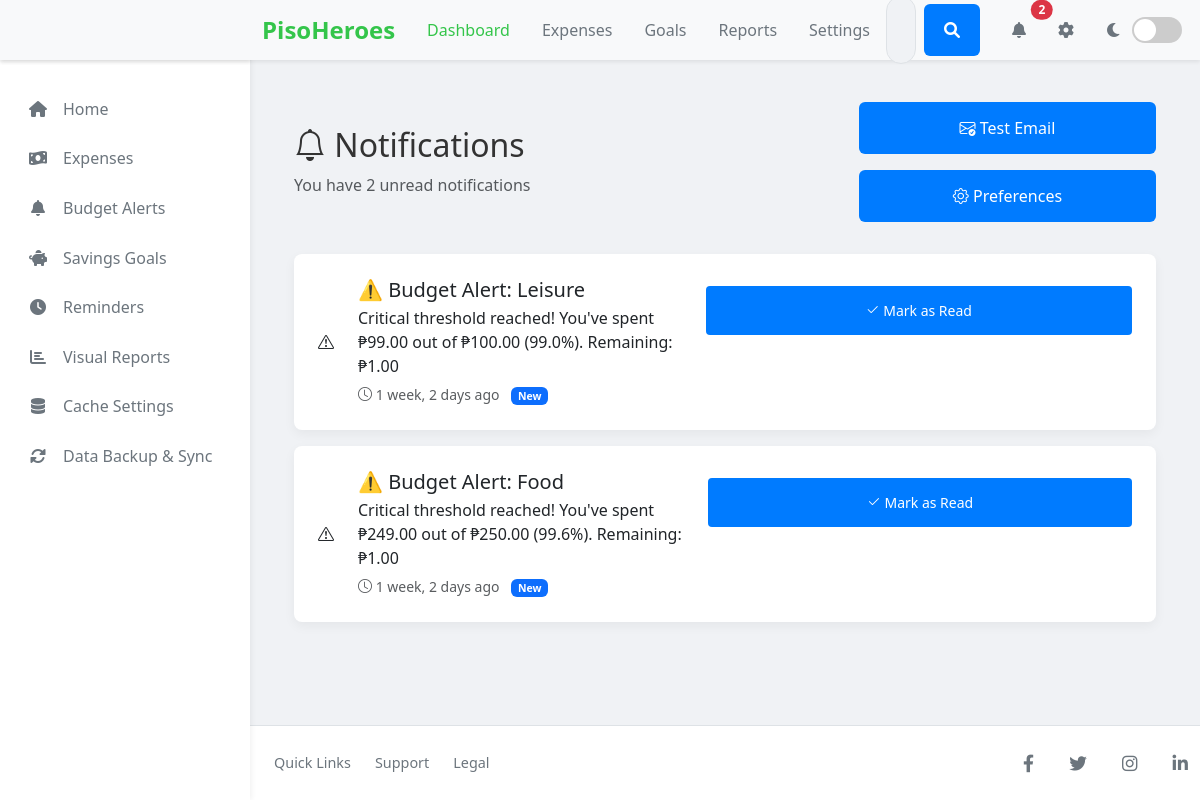
The page /notifications/ (signed in) on the database its author committed.
### notifications/models.py (models this page shows, shortened)
class NotificationLog(models.Model):
    NOTIFICATION_TYPES = [
        ('email', 'Email'),
        ('push', 'Push Notification'),
        ('dashboard', 'Dashboard Alert'),
    ]
    NOTIFICATION_CATEGORIES = [
        ('budget_alert', 'Budget Alert'),
        ('goal_milestone', 'Goal Milestone'),
        ('goal_deadline', 'Goal Deadline'),
        ('goal_achieved', 'Goal Achieved'),
        ('reminder', 'Reminder'),
        ('expense', 'Expense Alert'),
    ]
    STATUS_CHOICES = [
        ('pending', 'Pending'),
        ('sent', 'Sent'),
        ('failed', 'Failed'),
        ('read', 'Read'),
    ]
    user_id = models.BigIntegerField(db_index=True, help_text="User ID from session")
    notification_type = models.CharField(max_length=20, choices=NOTIFICATION_TYPES)
    category = models.CharField(max_length=30, choices=NOTIFICATION_CATEGORIES)
    title = models.CharField(max_length=200)
    message = models.TextField()
    related_object_type = models.CharField(max_length=50, blank=True, null=True)  # e.g., 'savings_goal', 'budget_alert'
    related_object_id = models.BigIntegerField(blank=True, null=True)
    status = models.CharField(max_length=20, choices=STATUS_CHOICES, default='pending')
    error_message = models.TextField(blank=True, null=True)
    created_at = models.DateTimeField(auto_now_add=True)
    sent_at = models.DateTimeField(blank=True, null=True)
    read_at = models.DateTimeField(blank=True, null=True)
    class Meta:
        app_label = 'notifications'
        ordering = ['-created_at']
        indexes = [
            models.Index(fields=['user_id', '-created_at']),
            models.Index(fields=['user_id', 'status']),
            models.Index(fields=['notification_type', 'status']),
        ]

### notifications/views.py (the view)
# urls.py: path('', views.notifications_dashboard, name='dashboard'),
def notifications_dashboard(request):
    user_id = request.session.get('user_id')
    if not user_id:
        messages.error(request, "⚠️ Please log in to view notifications.")
        return redirect('login:login_page')
    try:
        all_notifications = NotificationService.get_user_notifications(
            user_id=user_id,
            unread_only=False,
            limit=100
        )
        unread_notifications = [n for n in all_notifications if n.status != 'read']
        prefs = NotificationService.get_user_preferences(user_id)
        user = User.objects.filter(id=user_id).first()
        user_email = user.email if user else request.session.get('email', '')
        context = {
            'notifications': all_notifications,
            'unread_count': len(unread_notifications),
            'preferences': prefs,
            'user_email': user_email,
        }
        return render(request, 'notifications/dashboard.html', context)
    except Exception as e:
        logger.error(f"Error loading notifications dashboard for user {user_id}: {e}")
        messages.error(request, "⚠️ Failed to load notifications.")
        return redirect('dashboard')

### notifications/services.py (called while the page is built)
    @staticmethod
    def get_user_preferences(user_id: int) -> UserNotificationPreference:
        prefs, created = UserNotificationPreference.objects.get_or_create(
            user_id=user_id,
            defaults={
                'email_enabled': True,
                'push_enabled': False,
            }
        )
        return prefs

    @staticmethod
    def get_user_notifications(
        user_id: int,
        unread_only: bool = False,
        limit: int = 50
    ) -> list:
        queryset = NotificationLog.objects.filter(
            user_id=user_id,
            notification_type='dashboard'
        )
        if unread_only:
            queryset = queryset.exclude(status='read')
        return list(queryset[:limit])

### templates/notifications/dashboard.html (shortened to what this page needs)
{% extends "base.html" %}
{% load static %}
{% block content %}
<div class="container mt-4">
    <div class="d-flex justify-content-between align-items-center mb-4">
        <div>
            <h2><i class="bi bi-bell"></i> Notifications</h2>
            <p class="text-muted mb-0">You have {{ unread_count }} unread notification{{ unread_count|pluralize }}</p>
        </div>
        <div>
            <button id="test-email-btn" class="btn btn-outline-success me-2" title="Send a test email to {{ user_email }}">
                <i class="bi bi-envelope-check"></i> Test Email
            </button>
            <a href="{% url 'notifications:preferences' %}" class="btn btn-outline-primary">
                <i class="bi bi-gear"></i> Preferences
            </a>
        </div>
    </div>
    {% if notifications %}
        <div class="row">
            <div class="col-12">
                {% for notification in notifications %}
                <div class="card notification-card mb-3 {% if notification.status != 'read' %}unread{% endif %}"
                     data-notification-id="{{ notification.id }}">
                    <div class="card-body">
                        <div class="row align-items-center">
                            <div class="col-auto">
                                <div class="notification-icon
                                    {% if 'goal' in notification.category %}icon-goal
                                    {% elif 'budget' in notification.category %}icon-budget
                                    {% elif 'reminder' in notification.category %}icon-reminder
                                    {% elif 'expense' in notification.category %}icon-expense
                                    {% endif %}">
                                    {% if 'goal' in notification.category %}
                                        <i class="bi bi-piggy-bank"></i>
                                    {% elif 'budget' in notification.category %}
                                        <i class="bi bi-exclamation-triangle"></i>
                                    {% elif 'reminder' in notification.category %}
                                        <i class="bi bi-clock"></i>
                                    {% elif 'expense' in notification.category %}
                                        <i class="bi bi-receipt"></i>
                                    {% else %}
                                        <i class="bi bi-bell"></i>
                                    {% endif %}
                                </div>
                            </div>
                            <div class="col">
                                <div class="d-flex justify-content-between align-items-start">
                                    <div>
                                        <h5 class="mb-1">{{ notification.title }}</h5>
                                        <p class="mb-1">{{ notification.message }}</p>
                                        <small class="text-muted">
                                            <i class="bi bi-clock"></i> {{ notification.created_at|timesince }} ago
                                            {% if notification.status == 'read' %}
                                                <span class="badge bg-secondary ms-2">Read</span>
                                            {% else %}
                                                <span class="badge bg-primary ms-2">New</span>
                                            {% endif %}
                                        </small>
                                    </div>
                                    {% if notification.status != 'read' %}
                                    <button class="btn btn-sm btn-outline-primary mark-read-btn"
                                            data-notification-id="{{ notification.id }}">
                                        <i class="bi bi-check2"></i> Mark as Read
                                    </button>
                                    {% endif %}
                                </div>
                            </div>
                        </div>
                    </div>
                </div>
                {% endfor %}
            </div>
        </div>
    {% endif %}
</div>
{% endblock %}

### static/css/style.css (style rules this page uses)
:root { --primary-color: #34c54a; --secondary-color: #f8f9fa; --text-color: #333; --light-text-color: #6c757d; --border-color: #dee2e6; --sidebar-width: 250px; --header-height: 60px; --alert-visible-height: 50px; --content-padding-v: 2rem; }
.btn { background-color: #007bff; color: white; padding: 14px 20px; margin: 8px 0; border: none; cursor: pointer; width: 100%; }
body { font-family: 'Segoe UI', Arial, sans-serif; background-color: #f0f2f5; color: var(--text-color); margin: 0; display: flex; min-height: 100vh; overflow-x: hidden; }
.card { border: none; border-radius: 8px; box-shadow: 0 4px 12px rgba(0,0,0,.05); background-color: #fff; }
.card-body { padding: 1.5rem; }

### static/css/dark-theme.css (style rules this page uses)
:root { --bg-primary: #ffffff; --bg-secondary: #f8f9fa; --bg-tertiary: #e9ecef; --text-primary: #212529; --text-secondary: #6c757d; --border-color: #dee2e6; --card-bg: #ffffff; --card-shadow: rgba(0, 0, 0, 0.1); --input-bg: #ffffff; --input-border: #ced4da; --navbar-bg: #ffffff; --navbar-text: #212529; }
body, .card, .form-control, .form-select, .btn, .navbar, .modal-content, .dropdown-menu { transition: background-color 0.3s ease, color 0.3s ease, border-color 0.3s ease; }

### rows shown on the page
NotificationLog: title "⚠️ Budget Alert: Leisure", message "Critical threshold reached! You've spent ₱99.00 out of ₱100.00 (99.0%). Remaining: ₱1.00", created_at "1 week, 2 days", status "New"
NotificationLog: title "⚠️ Budget Alert: Food", message "Critical threshold reached! You've spent ₱249.00 out of ₱250.00 (99.6%). Remaining: ₱1.00", created_at "1 week, 2 days", status "New"

### other values the page prints
{{ unread_count }} "2"
